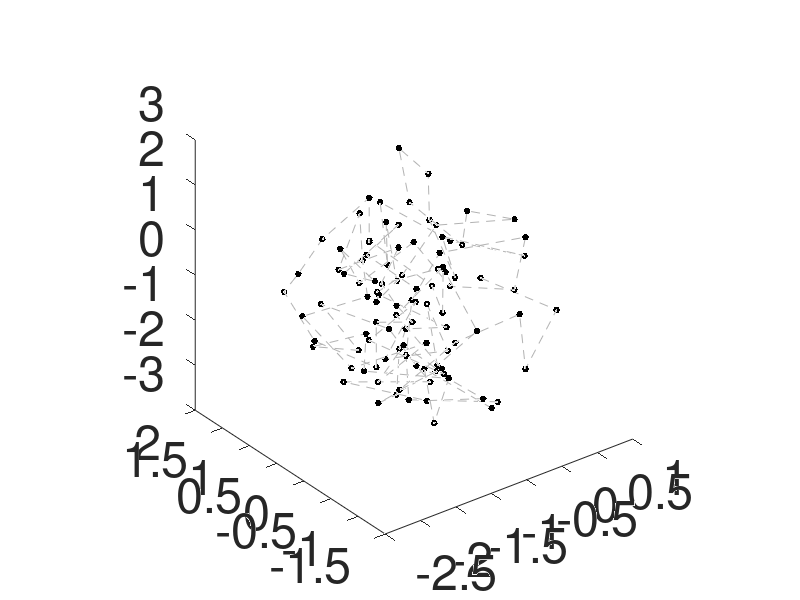

Source code (MATLAB): (Note: this script raises an error after producing the figure.)

s = [0,0,0]; N = 100;
x = nan(1,N); y = x; z = x;
x(1) = s(1);
y(1) = s(2);
z(1) = s(3);
step = 1;
i = 2;
while i <= N
    theta = 2*pi*rand();
    phi = pi*rand();
    xi = x(i-1) + step*sin(phi)*cos(theta);
    yi = y(i-1) + step*sin(phi)*sin(theta);
    zi = z(i-1) + step*cos(phi);
    if vecnorm([xi,yi,zi]-s) <= 2.5 - 0.01
        x(i) = xi;
        y(i) = yi;
        z(i) = zi;
        i = i+1;
    end
end
plot3(x,y,z,'.--','color',[0.7,0.7,0.7],'MarkerSize',15,'markerfacecolor','k','markeredgecolor','k','LineWidth',0.3);
axis square; set(gca,'fontsize',35)
xticklabels('x (\mum)'); yticklabels('y (\mum)'); zticklabels('z (\mum)'); grid on;
